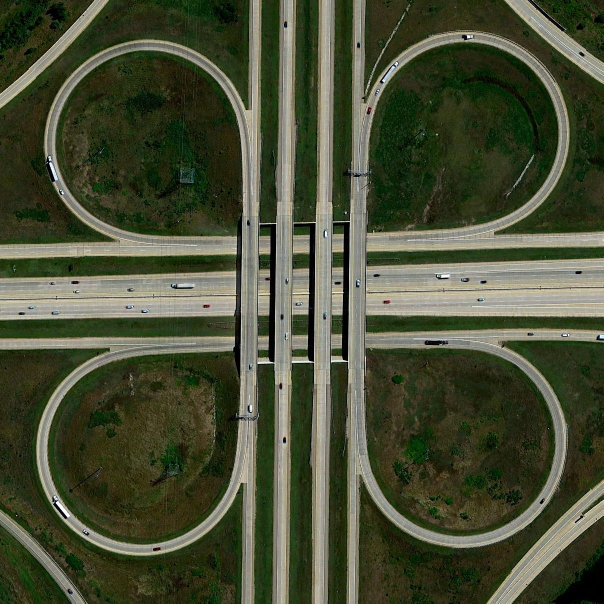
#> input picture Assignment 3/images/roads.jpg, 1207 x 1207 px (shown at 1/2 size)
$ jupyter execute 4_1Done.ipynb   (shell and % lines are left out)
#> lines starting #> are read from the running program, lines starting #| are printed output that depends on the picture; after the words box and inside, x2 and y2 are one past the last pixel; in counts of white or black regions, pixels touching at a corner belong together
# Question 4

[cell 1]
import cv2
import numpy as np
import matplotlib.pyplot as plt
import math
import time
import sortedcontainers
import copy

[cell 2]
r = cv2.imread("../images/roads.jpg")
#> r is the input picture: shape (1207, 1207, 3); mean B, G, R 53.7, 77.6, 72.2
rG = cv2.cvtColor(r,cv2.COLOR_BGR2GRAY)
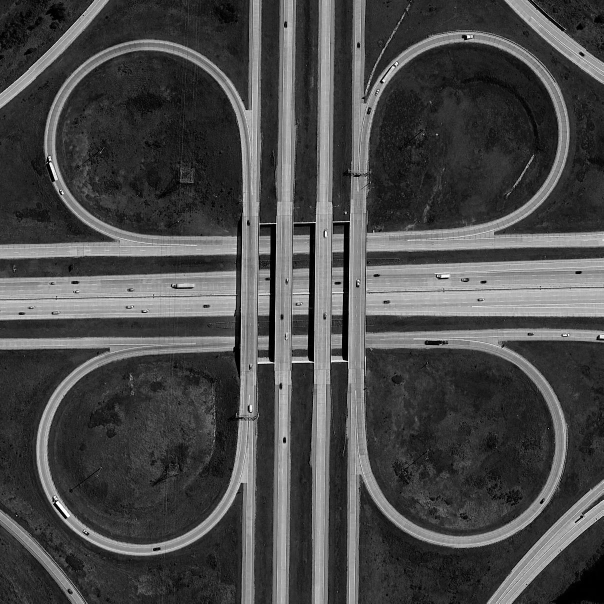
#> rG: shape (1207, 1207) (shown at 1/2 size); min 0, max 255, mean 73.3
print(rG.shape)
#| (1207, 1207)
plt.imshow(rG,cmap='gray')

## <b>Part 2</b>

[cell 3]
def padding(pic,k):
    padNum = math.floor(k/2)
    padPic = np.zeros((pic.shape[0]+(2*padNum),pic.shape[1]+(2*padNum)))
    padPic[padNum:padPic.shape[0]-padNum, padNum:padPic.shape[1]-padNum] = pic
    xStart = padNum
    xEnd = padPic.shape[0]-padNum
    yStart = padNum
    yEnd = padPic.shape[1]-padNum
    padPic[xStart:xEnd, yStart:yEnd] = pic
    return padPic

def dilate(img,k1,k2):
    k = max(k1,k2)
    padPic = padding(img,k)
    out = np.zeros_like(padPic)
    padNum = int(k/2)
    xStart = padNum
    xEnd = padPic.shape[0]-padNum
    yStart = padNum
    yEnd = padPic.shape[1]-padNum
    StructE = np.ones((k1,k2),dtype='uint8')
    for i in range(xStart,xEnd):
        for j in range(yStart,yEnd):
            vals = padPic[i-k1//2:i+k1//2+1,j-k2//2:j+k2//2+1]
            vals = vals*StructE
            out[i,j] = np.max(vals)
    out = out[xStart:xEnd,yStart:yEnd]
    return out


def erode(img,k1,k2):
    k = max(k1,k2)
    padPic = padding(img,k)
    out = np.zeros_like(padPic)
    padNum = int(k/2)
    xStart = padNum
    xEnd = padPic.shape[0]-padNum
    yStart = padNum
    yEnd = padPic.shape[1]-padNum
    StructE = np.ones((k1,k2),dtype='uint8')
    for i in range(xStart,xEnd):
        for j in range(yStart,yEnd):
            vals = padPic[i-k1//2:i+k1//2+1,j-k2//2:j+k2//2+1]
            vals = vals*StructE
            out[i,j] = np.min(vals)
    out = out[xStart:xEnd,yStart:yEnd]
    return out
def otsuT(img):
    listThem = img.flatten()
    minT = np.min(img)
#> minT = 0
    maxT = np.max(img)
#> maxT = 255
    minV = -10
    minTh = -10
    listColors = np.arange(minT+0.5,maxT-0.5,0.5)
#> listColors = 508 values from 0.5 to 254
    for i in listColors:
        foreG = listThem[listThem >= i]
        vF = np.var(foreG)
        backG = listThem[listThem < i]
        vB = np.var(backG)
        sigmaF = vF*(len(foreG)/len(listThem)) + vB*(len(backG)/len(listThem))
        if sigmaF < minV or minV == -10:
            minV = sigmaF
            minTh = i
#> this loop made 508 passes
#> (vF, vB, sigmaF, minV) on passes 1, 3, 5, 7, 9, 11, 13, 15, 17, 19, 21, 23: (2974, 0, 2963.5, 2963.5), (2962.7, 0.244, 2938, 2938), (2957, 0.549, 2924.8, 2924.8), (2953.3, 0.984, 2916.1, 2916.1), (2949.3, 1.78, 2906.2, 2906.2), (2946, 2.71, 2897.8, 2897.8), (2942.8, 3.9, 2889.4, 2889.4), (2940.5, 5.03, 2883.2, 2883.2), (2937.9, 6.73, 2875.7, 2875.7), (2935.1, 8.81, 2867.4, 2867.4), (2933.2, 10.61, 2861.2, 2861.2), (2930.6, 13.39, 2852.6, 2852.6)
#> (vF, vB, sigmaF) on passes 2, 4, 6, 8, 10, 12: (2974, 0, 2963.5), (2962.7, 0.244, 2938), (2957, 0.549, 2924.8), (2953.3, 0.984, 2916.1), (2949.3, 1.78, 2906.2), (2946, 2.71, 2897.8)
#> after the loop, minTh = 97.5; minV = 356.1
    return minTh.astype('uint8')

# [46 lines left out: functions gausFilter, filt, not called in this run]

[cell 4]
otT = otsuT(rG)
#> otT = 97

[cell 5]
grey = cv2.threshold(rG,otT,255,cv2.THRESH_BINARY)[1]
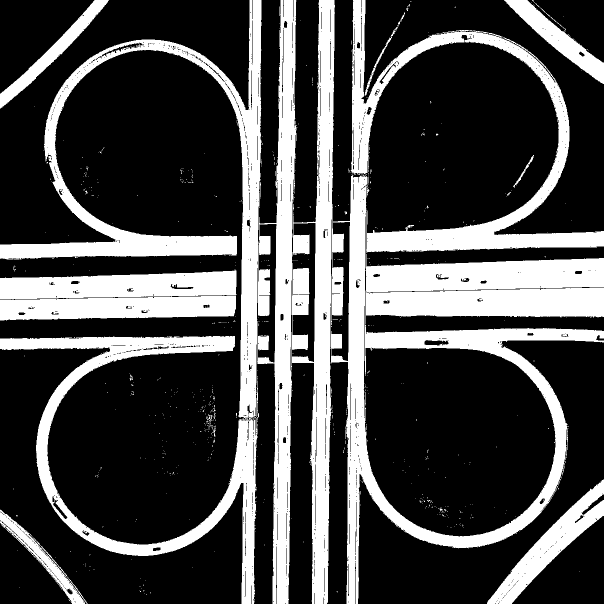
#> grey: shape (1207, 1207) (shown at 1/2 size); 28.7% white; 744 white regions (711 under 20 px), largest, box (x1, y1, x2, y2) and area: (582, 0, 1207, 1207) 106045, (0, 0, 523, 1207) 99238, (731, 508, 1207, 649) 50382
plt.figure(figsize = (9,9))
plt.imshow(grey,cmap='gray')

[cell 6]
# plt.imshow(grey[:,500:750],cmap='gray')
straightR = grey[:,539:695].copy()
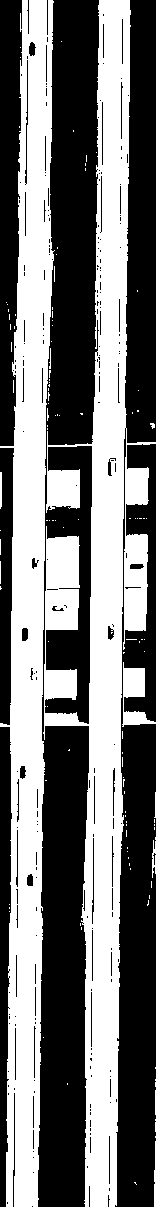
#> straightR: shape (1207, 156); 45.9% white; 118 white regions (107 under 20 px), largest, box (x1, y1, x2, y2) and area: (43, 0, 156, 1207) 47059, (0, 0, 55, 1207) 37562, (122, 662, 156, 727) 995
# testcanny = cv2.Canny(test1,0,10)
plt.figure(figsize = (7,7))
plt.imshow(straightR,cmap='gray')

[cell 7]
test = straightR.copy()
#Closing
test = erode(dilate(test,7,7),7,7)
#> in padding, `padPic[padNum:padPic.shape[0]-padNum, padNum:padPic.shape[1]-padNum] =..`: padPic: shape (1213, 162) float64; 44% white; 118 white regions (107 under 20 px), largest, box (x1, y1, x2, y2) and area: (46, 3, 159, 1210) 47059, (3, 3, 58, 1210) 37562, (125, 665, 159, 730) 995
#> after the loop in dilate, `for i in range(xStart,xEnd):`: out: shape (1213, 162) float64; 56.7% white; 2 black regions, box (x1, y1, x2, y2) and area: (0, 0, 162, 1213) 81143, (51, 452, 92, 722) 3950
#> in dilate, `out = out[xStart:xEnd,yStart:yEnd]`: out: shape (1207, 156) float64; 59.2% white; 9 black regions, largest, box (x1, y1, x2, y2) and area: (41, 729, 86, 1207) 17894, (51, 0, 96, 442) 16520, (120, 727, 156, 1207) 14164
#> in erode, `k = max(k1,k2)`: k = 7
#> in erode, `padNum = int(k/2)`: padNum = 3
#> in erode, `xEnd = padPic.shape[0]-padNum`: xEnd = 1210
#> in erode, `yStart = padNum`: yStart = 3
#> in erode, `yEnd = padPic.shape[1]-padNum`: yEnd = 159
#> after the loop in erode, `for i in range(xStart,xEnd):`: out: shape (1213, 162) float64; 46.1% white; 26 white regions (24 under 20 px), largest, box (x1, y1, x2, y2) and area: (6, 6, 156, 1207) 90417, (155, 856, 156, 881) 25
#> in erode, `out = out[xStart:xEnd,yStart:yEnd]`: out: shape (1207, 156) float64; 48.1% white; 26 white regions (24 under 20 px), largest, box (x1, y1, x2, y2) and area: (3, 3, 153, 1204) 90417, (152, 853, 153, 878) 25
#Opening
test = dilate(erode(test,7,7),7,7)
#> call 2 of erode, with k1 = 7, k2 = 7
#> after the loop in erode (call 2), `for i in range(xStart,xEnd):`: out: shape (1213, 162) float64; 37.3% white; 2 white regions, box (x1, y1, x2, y2) and area: (12, 9, 80, 1204) 37404, (87, 9, 149, 1204) 35932
#> in erode (call 2), `out = out[xStart:xEnd,yStart:yEnd]`:
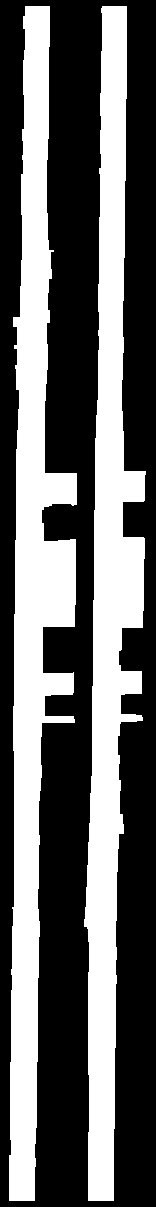
#> out: shape (1207, 156) float64; 38.9% white; 2 white regions, box (x1, y1, x2, y2) and area: (9, 6, 77, 1201) 37404, (84, 6, 146, 1201) 35932
#> call 2 of dilate, with k1 = 7, k2 = 7
#> in dilate (call 2), `k = max(k1,k2)`: k = 7
#> in dilate (call 2), `padNum = int(k/2)`: padNum = 3
#> after the loop in dilate (call 2), `for i in range(xStart,xEnd):`:
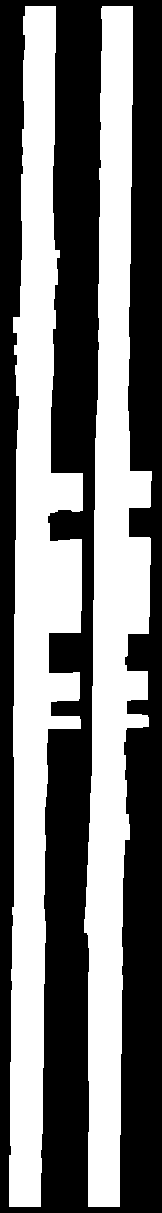
#> out: shape (1213, 162) float64; 45.8% white; 2 white regions, box (x1, y1, x2, y2) and area: (9, 6, 83, 1207) 45870, (84, 6, 152, 1207) 44056
#> in dilate (call 2), `out = out[xStart:xEnd,yStart:yEnd]`: out: shape (1207, 156) float64; 47.8% white; 2 white regions, box (x1, y1, x2, y2) and area: (6, 3, 80, 1204) 45870, (81, 3, 149, 1204) 44056

[cell 8]
test = test.astype('uint8')
# plt.figure(figsize = (15,15))
# plt.imshow(test,cmap='gray')

[cell 9]
Rcanny = dilate(cv2.Canny(test,0 ,100),3,3)
#> call 3 of dilate, with k1 = 3, k2 = 3
#> in padding (call 5), `padPic[padNum:padPic.shape[0]-padNum, padNum:padPic.shape[1]-padNum] =..`:
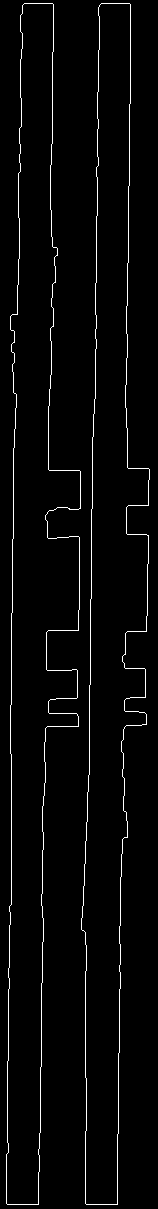
#> padPic: shape (1209, 158) float64; 2.8% white in thin lines or dots
#> in dilate (call 3), `padPic = padding(img,k)`:
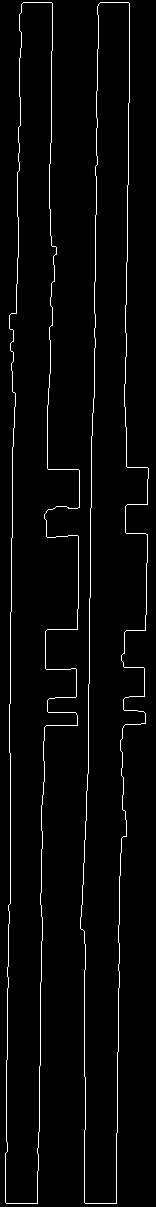
#> img: shape (1207, 156); 2.8% white in thin lines or dots
#> after the loop in dilate (call 3), `for i in range(xStart,xEnd):`:
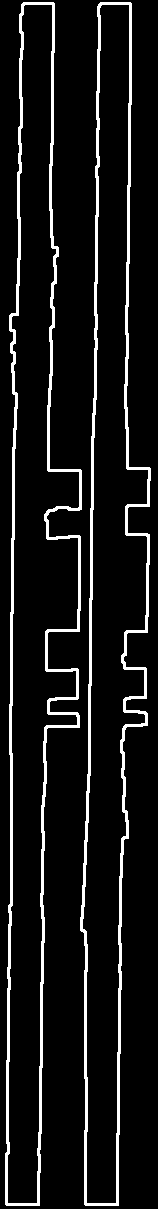
#> out: shape (1209, 158) float64; 8.6% white; 2 white regions, box (x1, y1, x2, y2) and area: (5, 2, 82, 1206) 8380, (80, 2, 151, 1206) 8060
#> in dilate (call 3), `out = out[xStart:xEnd,yStart:yEnd]`:
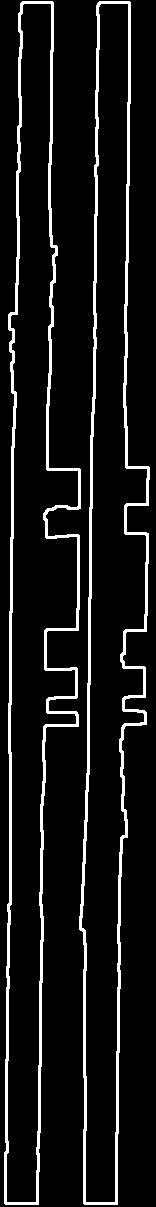
#> out: shape (1207, 156) float64; 8.7% white; 2 white regions, box (x1, y1, x2, y2) and area: (4, 1, 81, 1205) 8380, (79, 1, 150, 1205) 8060
plt.figure(figsize = (7,7))
plt.imshow(Rcanny,cmap='gray')

[cell 10]
finalRoads = np.zeros_like(grey)
finalRoads[:,539:695] = Rcanny
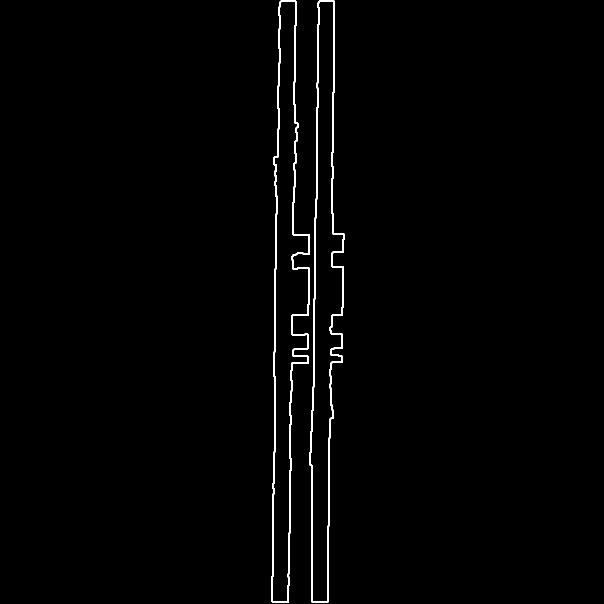
#> finalRoads: shape (1207, 1207) (shown at 1/2 size); 1.1% white; 2 white regions, box (x1, y1, x2, y2) and area: (543, 1, 620, 1205) 8380, (618, 1, 689, 1205) 8060
